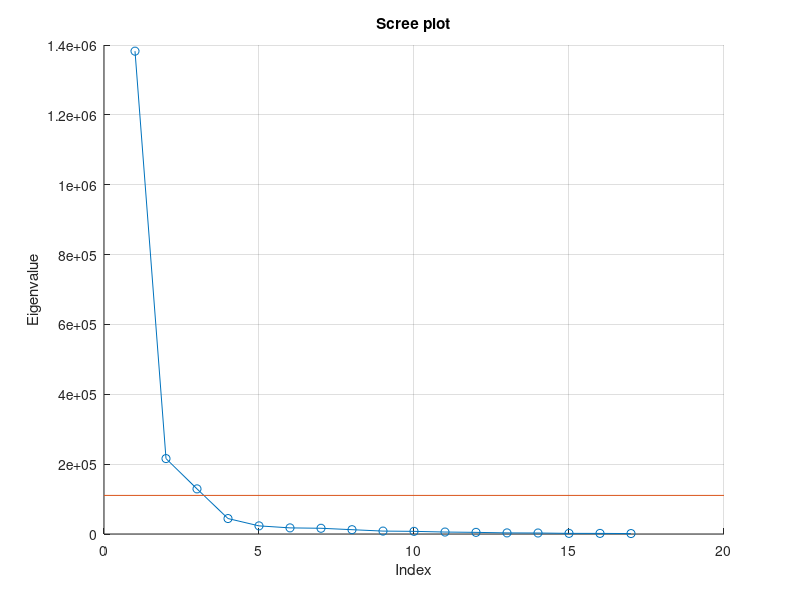
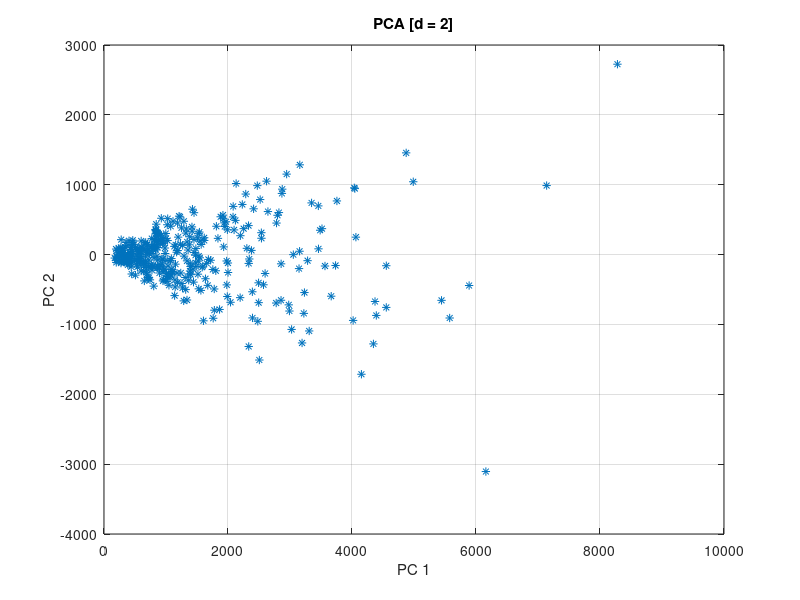
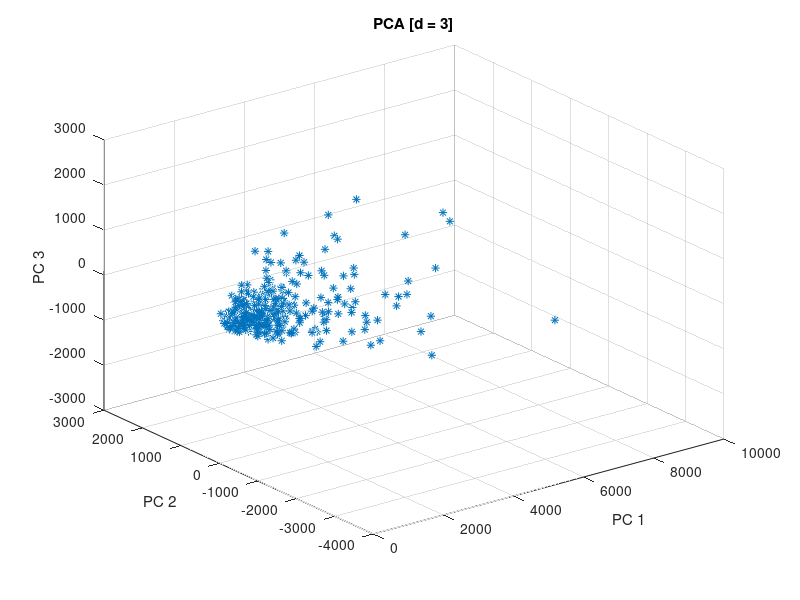

Here is the MATLAB script that generated these plots, in order:
% Amarantidou Efthymia 
% AEM: 9762
% Data Analysis | Chapter [6] Ex. 2

clear;
close all;
clc;

yeastData = importdata('yeast.dat');

[n, p] = size(yeastData);

y = yeastData - repmat(sum(yeastData)/n, n, 1);
covY = cov(y);

[eigenVectors, eigenValues] = eig(covY);

eigenValues = diag(eigenValues);
eigenValues = eigenValues(p:-1:1);
eigenVectors = eigenVectors(:,p:-1:1);

%% Question (a)

figure();
hold on
plot(1:p,eigenValues,'-o')
plot(xlim, mean(eigenValues) * [1, 1]);

title('Scree Plot')
xlabel('Index')
ylabel('Eigenvalue')
title('Scree plot')
grid on

%% Question (b)

%% (b)
d = 2;

a = eigenVectors(:, 1:d);
z = yeastData * a;

figure();

plot(z(:,1),z(:,2),'*')

xlabel('PC 1')
ylabel('PC 2')
title('PCA [d = 2]')
grid on

d = 3;
a = eigenVectors(:, 1:d);
z = yeastData * a;

figure();

plot3(z(:,1), z(:,2), z(:, 3),'*')

xlabel('PC 1')
ylabel('PC 2')
zlabel('PC 3')
title('PCA [d = 3]')
grid on